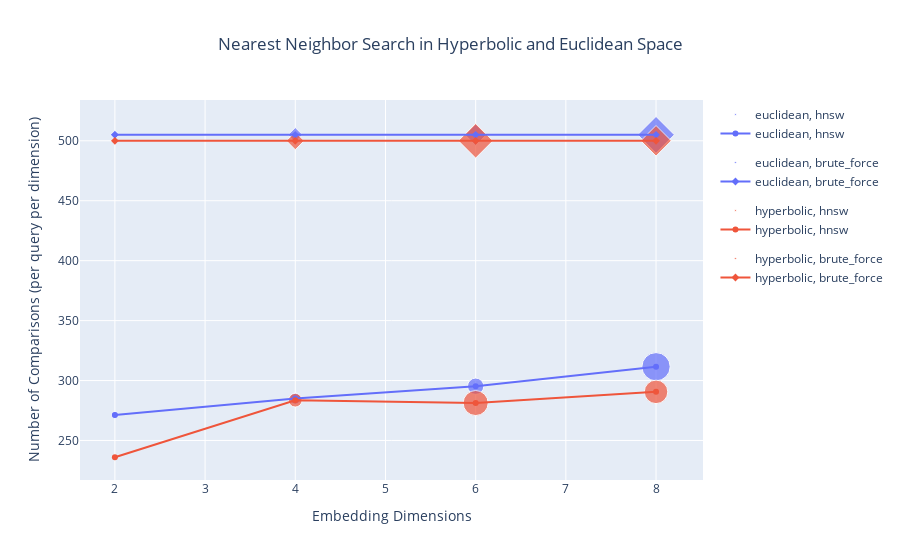

Notebook code for this chart:
### Code cell
fig1 = px.scatter(df, x='dim', y='comparisons shifted', color='distance', size='top 1 acc exp', symbol='nn_alg')
fig2 = px.line(df, x="dim", y="comparisons shifted", color='distance', symbol='nn_alg')
fig = go.Figure(data = fig1.data + fig2.data)

fig.update_traces(textposition="bottom right")
fig.update_layout(title={'text': 'Nearest Neighbor Search in Hyperbolic and Euclidean Space', 'xanchor': 'center', 'x':0.5})
fig.update_xaxes(title="Embedding Dimensions")
fig.update_yaxes(title="Number of Comparisons (per query per dimension)")

fig.show()

### Figure 1 — Plotly figure (JSON) as saved in the notebook; plotly's stock layout.template omitted (floating-point values rounded to 4 significant figures)
{"data": [{"hovertemplate": "distance=euclidean<br>nn_alg=hnsw<br>dim=%{x}<br>comparisons shifted=%{y}<br>top 1 acc exp=%{marker.size}<extra></extra>", "legendgroup": "euclidean, hnsw", "marker": {"color": "#636efa", "size": [0.007925, 0.02204, 0.04695, 0.1413], "sizemode": "area", "sizeref": 0.0003533, "symbol": "circle"}, "mode": "markers", "name": "euclidean, hnsw", "orientation": "v", "showlegend": true, "textposition": "bottom right", "type": "scatter", "x": [2, 4, 6, 8], "xaxis": "x", "y": [271.2, 285.0, 295.3, 311.5], "yaxis": "y"}, {"hovertemplate": "distance=euclidean<br>nn_alg=brute_force<br>dim=%{x}<br>comparisons shifted=%{y}<br>top 1 acc exp=%{marker.size}<extra></extra>", "legendgroup": "euclidean, brute_force", "marker": {"color": "#636efa", "size": [0.007925, 0.02204, 0.04695, 0.1413], "sizemode": "area", "sizeref": 0.0003533, "symbol": "diamond"}, "mode": "markers", "name": "euclidean, brute_force", "orientation": "v", "showlegend": true, "textposition": "bottom right", "type": "scatter", "x": [2, 4, 6, 8], "xaxis": "x", "y": [505, 505, 505, 505], "yaxis": "y"}, {"hovertemplate": "distance=hyperbolic<br>nn_alg=hnsw<br>dim=%{x}<br>comparisons shifted=%{y}<br>top 1 acc exp=%{marker.size}<extra></extra>", "legendgroup": "hyperbolic, hnsw", "marker": {"color": "#EF553B", "size": [0.0002173, 0.03304, 0.1109, 0.09781], "sizemode": "area", "sizeref": 0.0003533, "symbol": "circle"}, "mode": "markers", "name": "hyperbolic, hnsw", "orientation": "v", "showlegend": true, "textposition": "bottom right", "type": "scatter", "x": [2, 4, 6, 8], "xaxis": "x", "y": [236.0, 283.6, 281.2, 290.6], "yaxis": "y"}, {"hovertemplate": "distance=hyperbolic<br>nn_alg=brute_force<br>dim=%{x}<br>comparisons shifted=%{y}<br>top 1 acc exp=%{marker.size}<extra></extra>", "legendgroup": "hyperbolic, brute_force", "marker": {"color": "#EF553B", "size": [0.0002173, 0.03304, 0.1255, 0.09781], "sizemode": "area", "sizeref": 0.0003533, "symbol": "diamond"}, "mode": "markers", "name": "hyperbolic, brute_force", "orientation": "v", "showlegend": true, "textposition": "bottom right", "type": "scatter", "x": [2, 4, 6, 8], "xaxis": "x", "y": [500, 500, 500, 500], "yaxis": "y"}, {"hovertemplate": "distance=euclidean<br>nn_alg=hnsw<br>dim=%{x}<br>comparisons shifted=%{y}<extra></extra>", "legendgroup": "euclidean, hnsw", "line": {"color": "#636efa", "dash": "solid"}, "marker": {"symbol": "circle"}, "mode": "markers+lines", "name": "euclidean, hnsw", "orientation": "v", "showlegend": true, "textposition": "bottom right", "type": "scatter", "x": [2, 4, 6, 8], "xaxis": "x", "y": [271.2, 285.0, 295.3, 311.5], "yaxis": "y"}, {"hovertemplate": "distance=euclidean<br>nn_alg=brute_force<br>dim=%{x}<br>comparisons shifted=%{y}<extra></extra>", "legendgroup": "euclidean, brute_force", "line": {"color": "#636efa", "dash": "solid"}, "marker": {"symbol": "diamond"}, "mode": "markers+lines", "name": "euclidean, brute_force", "orientation": "v", "showlegend": true, "textposition": "bottom right", "type": "scatter", "x": [2, 4, 6, 8], "xaxis": "x", "y": [505, 505, 505, 505], "yaxis": "y"}, {"hovertemplate": "distance=hyperbolic<br>nn_alg=hnsw<br>dim=%{x}<br>comparisons shifted=%{y}<extra></extra>", "legendgroup": "hyperbolic, hnsw", "line": {"color": "#EF553B", "dash": "solid"}, "marker": {"symbol": "circle"}, "mode": "markers+lines", "name": "hyperbolic, hnsw", "orientation": "v", "showlegend": true, "textposition": "bottom right", "type": "scatter", "x": [2, 4, 6, 8], "xaxis": "x", "y": [236.0, 283.6, 281.2, 290.6], "yaxis": "y"}, {"hovertemplate": "distance=hyperbolic<br>nn_alg=brute_force<br>dim=%{x}<br>comparisons shifted=%{y}<extra></extra>", "legendgroup": "hyperbolic, brute_force", "line": {"color": "#EF553B", "dash": "solid"}, "marker": {"symbol": "diamond"}, "mode": "markers+lines", "name": "hyperbolic, brute_force", "orientation": "v", "showlegend": true, "textposition": "bottom right", "type": "scatter", "x": [2, 4, 6, 8], "xaxis": "x", "y": [500, 500, 500, 500], "yaxis": "y"}], "layout": {"title": {"text": "Nearest Neighbor Search in Hyperbolic and Euclidean Space", "x": 0.5, "xanchor": "center"}, "xaxis": {"title": {"text": "Embedding Dimensions"}}, "yaxis": {"title": {"text": "Number of Comparisons (per query per dimension)"}}}}
